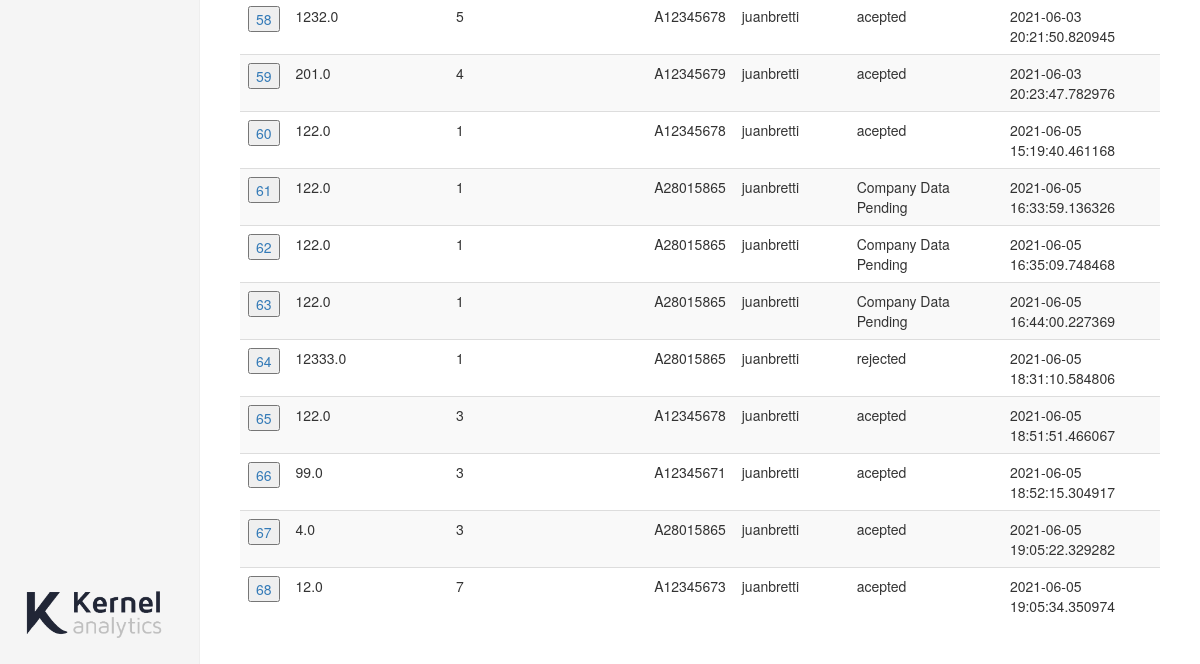
The app's page /loan (signed in, lower part), older data.
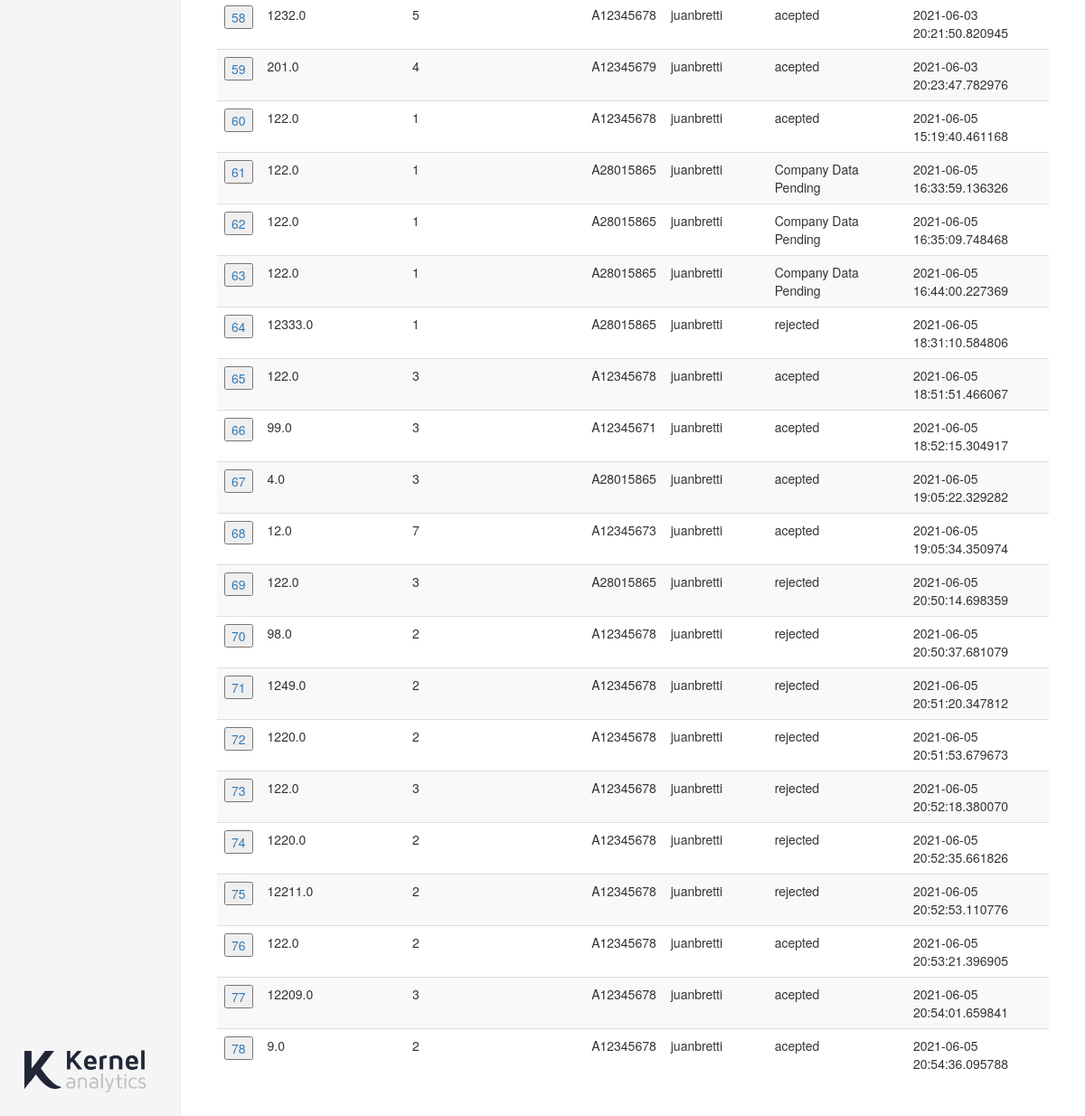
The same page, newer data.
### app.py (models this page shows)
class Loan(UserMixin, db.Model):
    id = db.Column(db.Integer, primary_key=True)
    loan_amount = db.Column(db.Float())
    number_of_installments = db.Column(db.Integer())
    username = db.Column(db.String(15))
    nif = db.Column(db.String(9))
    status = db.Column(db.String(15))
    monthly_payment = db.Column(db.Float())
    data_timestamp = db.Column(db.DateTime, default=datetime.utcnow)

### app.py (the view, shortened to what this page needs)
@app.route('/loan', methods=['GET', 'POST'])
@login_required
def loan():
    form = LoanForm()
    message = ''
    order_history = Loan.query.filter_by(username=current_user.username)
    return render_template('loan.html', form=form, \
                           rows=order_history, \
                           message=message, \
                           name=current_user.username, \
                           bank_name=BANK_NAME)

### app.py
class LoanForm(FlaskForm):
    rowid = StringField('Order ID / ID del Pedido')
    loan_amount = MyFloatField('Loan Amount / Valor del Prestámo ', validators=[InputRequired()])
    number_of_installments = SelectField('Number of Installments / Número de Pagos', choices=[('1', '1 payment'), ('2', '2 payments'), ('3', '3 payments'), ('4', '4 payments'),('5', '5 payments'), ('6', '6 payments'), ('7', '7 payments'), ('8', '8 payments')])
    nif = StringField('Id of the Company / NIF de su Empresa', validators=[InputRequired(), Length(min=9, max=9)],default='')

### app.py (called while the page is built)
@login_manager.user_loader
def load_user(user_id):
    return User.query.get(int(user_id))

### templates/loan.html (shortened to what this page needs)
{% extends "bootstrap/base.html" %}
{% import "bootstrap/wtf.html" as wtf %}
{% block styles %}
{{super()}}
<link rel="stylesheet" href="{{url_for('.static', filename='dashboard.css')}}">
{% endblock %}
{% block content %}
    <div class="container-fluid">
      <div class="row">
        <div class="col-sm-3 col-md-2 sidebar">
          <div style="position: absolute; bottom: 20px;"><img src="{{url_for('.static', filename='ka-complete.png')}}" width="150px"></div>
        </div>
        <div class="col-sm-9 col-sm-offset-3 col-md-10 col-md-offset-2 main">
           <div class="table-responsive">
            <table id="myTable" class="table table-striped">
              <tbody>
                {% for row in rows %}
                <tr>
                    <td> <a><form action="/loan" method="POST">
                         <input type="submit" value={{ row.id }}>
                    </form> </a></td>
                    <td> {{ row.loan_amount }}</td>
                    <td> {{ row.number_of_installments }} </td>
                    <td> {{ row.nif }} </td>
                    <td> {{ row.username }} </td>
                    <td> {{ row.status }} </td>
                    <td> {{ row.data_timestamp }} </td>
                </tr>
                {% endfor %}
              </tbody>
            </table>
          </div>
        </div>
      </div>
    </div>
{% endblock %}

### static/dashboard.css (style rules this page uses)
body { padding-top: 50px; }
img { padding-top: 10px; }
.sidebar { display: none; }
@media (min-width: 768px) { .sidebar { position: fixed; top: 51px; bottom: 0; left: 0; z-index: 1000; display: block; padding: 20px; overflow-x: hidden; overflow-y: auto; background-color: #f5f5f5; border-right: 1px solid #eee; } }
.main { padding: 20px; }
@media (min-width: 768px) { .main { padding-right: 40px; padding-left: 40px; } }

Row changes from the older to the newer data that the page shows:
added Loan: id "69", loan_amount "122.0", number_of_installments "3", nif "A28015865", username "juanbretti", status "rejected", data_timestamp "2021-06-05 20:50:14.698359"
added Loan: id "70", loan_amount "98.0", number_of_installments "2", nif "A12345678", username "juanbretti", status "rejected", data_timestamp "2021-06-05 20:50:37.681079"
added Loan: id "71", loan_amount "1249.0", number_of_installments "2", nif "A12345678", username "juanbretti", status "rejected", data_timestamp "2021-06-05 20:51:20.347812"
added Loan: id "72", loan_amount "1220.0", number_of_installments "2", nif "A12345678", username "juanbretti", status "rejected", data_timestamp "2021-06-05 20:51:53.679673"
added Loan: id "73", loan_amount "122.0", number_of_installments "3", nif "A12345678", username "juanbretti", status "rejected", data_timestamp "2021-06-05 20:52:18.380070"
added Loan: id "74", loan_amount "1220.0", number_of_installments "2", nif "A12345678", username "juanbretti", status "rejected", data_timestamp "2021-06-05 20:52:35.661826"
added Loan: id "75", loan_amount "12211.0", number_of_installments "2", nif "A12345678", username "juanbretti", status "rejected", data_timestamp "2021-06-05 20:52:53.110776"
added Loan: id "76", loan_amount "122.0", number_of_installments "2", nif "A12345678", username "juanbretti", status "acepted", data_timestamp "2021-06-05 20:53:21.396905"
added Loan: id "77", loan_amount "12209.0", number_of_installments "3", nif "A12345678", username "juanbretti", status "acepted", data_timestamp "2021-06-05 20:54:01.659841"
added Loan: id "78", loan_amount "9.0", number_of_installments "2", nif "A12345678", username "juanbretti", status "acepted", data_timestamp "2021-06-05 20:54:36.095788"
